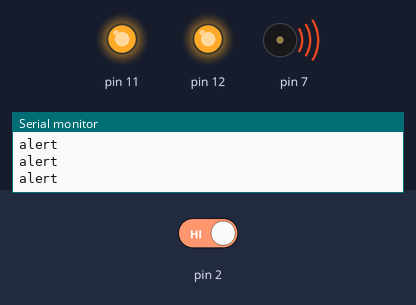
A sketch run on a simulated Arduino Uno, built with avr-gcc and run on an emulated ATmega328P. Shown: output pins drawn as LEDs (lit = HIGH), buzzer (waves = sounding), the last lines printed to the serial monitor. Dashed ring = blinking. The test bench sets the inputs (shaded band); at power-on: pin 2 HIGH.

Above: at 2.8 s.
2.9 s: pin 2 driven LOW
At 3.4 s:
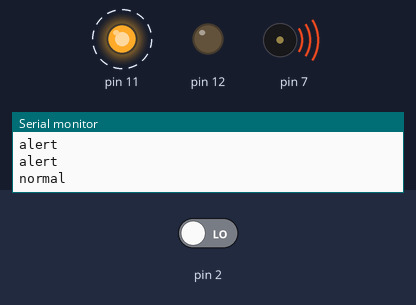
At 4.5 s:
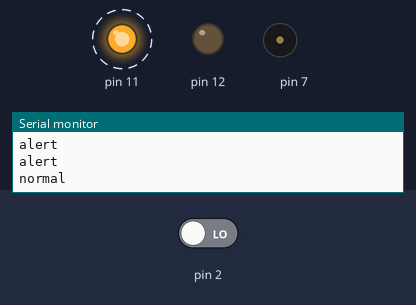
6.4 s: pin 2 driven HIGH
At 7.5 s:
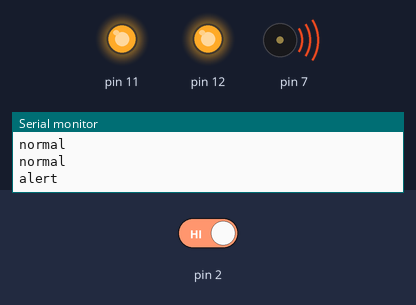
Timing chart, 0 to 9.4 s (numbered marks = the images above; inputs shaded):
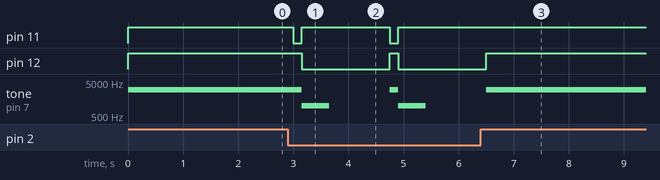

The sketch:

ArduinoSmartHome.ino
```cpp
void setup()
{
  pinMode(12, OUTPUT);
  pinMode(11, OUTPUT);
  pinMode(7, OUTPUT);
  pinMode(2, INPUT);
  Serial.begin(9600);
}
void loop()
{
  if(digitalRead(2)==LOW) {
    //Serial.println("alert");
    Serial.println("normal");
    digitalWrite(12, HIGH);
    digitalWrite(11, LOW);
    tone(7, 3000, 500);
    delay(150);
    digitalWrite(12, LOW);
    digitalWrite(11, HIGH);
    tone(7, 1000, 500);
    delay(1600);
  }
  else {
    //Serial.println("normal");
    Serial.println("alert");
    digitalWrite(12, HIGH);
    digitalWrite(11, HIGH);
    //digitalWrite(12, LOW);
    //digitalWrite(11, LOW);
    tone(7, 3000, 50000);
    delay(1000);
  }
}
```

Measured:
- after the input at 2.9 s, pin 11: alternates HIGH for 1.6 s and LOW for 0.15 s, starting after 0.10 s; pin 12: HIGH → LOW after 0.25 s, → HIGH 1.6 s later, → LOW 0.15 s later; tone on pin 7: plays 1000 Hz for 0.50 s, 3000 Hz for 0.15 s, 1000 Hz for 0.50 s, starting after 0.25 s
- after the input at 6.4 s, pin 11: stops changing and stays HIGH; pin 12: goes on until 6.5 s, then stays HIGH; tone on pin 7: goes on until 6.5 s, then stays 3000 Hz
